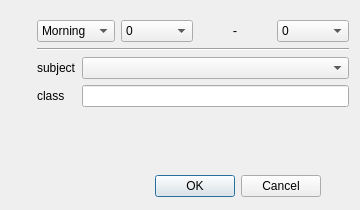
<?xml version="1.0" encoding="UTF-8"?>
<ui version="4.0">
 <class>TimeTableWindow</class>
 <widget class="QDialog" name="TimeTableWindow">
  <property name="geometry">
   <rect>
    <x>0</x>
    <y>0</y>
    <width>360</width>
    <height>210</height>
   </rect>
  </property>
  <property name="windowTitle">
   <string>Dialog</string>
  </property>
  <widget class="QDialogButtonBox" name="buttonBox">
   <property name="geometry">
    <rect>
     <x>-20</x>
     <y>170</y>
     <width>341</width>
     <height>32</height>
    </rect>
   </property>
   <property name="orientation">
    <enum>Qt::Horizontal</enum>
   </property>
   <property name="standardButtons">
    <set>QDialogButtonBox::Cancel|QDialogButtonBox::Ok</set>
   </property>
  </widget>
  <widget class="QWidget" name="layoutWidget">
   <property name="geometry">
    <rect>
     <x>28</x>
     <y>20</y>
     <width>321</width>
     <height>131</height>
    </rect>
   </property>
   <layout class="QGridLayout" name="gridLayout">
    <property name="leftMargin">
     <number>9</number>
    </property>
    <item row="0" column="0">
     <widget class="QComboBox" name="part_day_edit">
      <item>
       <property name="text">
        <string>Morning</string>
       </property>
      </item>
      <item>
       <property name="text">
        <string>Aftenoon</string>
       </property>
      </item>
     </widget>
    </item>
    <item row="0" column="1">
     <widget class="QComboBox" name="begin_edit">
      <item>
       <property name="text">
        <string>0</string>
       </property>
      </item>
      <item>
       <property name="text">
        <string>0.5</string>
       </property>
      </item>
      <item>
       <property name="text">
        <string>1</string>
       </property>
      </item>
      <item>
       <property name="text">
        <string>1.5</string>
       </property>
      </item>
      <item>
       <property name="text">
        <string>2</string>
       </property>
      </item>
      <item>
       <property name="text">
        <string>2.5</string>
       </property>
      </item>
      <item>
       <property name="text">
        <string>3</string>
       </property>
      </item>
      <item>
       <property name="text">
        <string>3.5</string>
       </property>
      </item>
      <item>
       <property name="text">
        <string>4</string>
       </property>
      </item>
     </widget>
    </item>
    <item row="0" column="2">
     <widget class="QLabel" name="separator_label">
      <property name="text">
       <string>&lt;!DOCTYPE HTML PUBLIC &quot;-//W3C//DTD HTML 4.0//EN&quot; &quot;http://www.w3.org/TR/REC-html40/strict.dtd&quot;&gt;
&lt;html&gt;&lt;head&gt;&lt;meta name=&quot;qrichtext&quot; content=&quot;1&quot; /&gt;&lt;style type=&quot;text/css&quot;&gt;
p, li { white-space: pre-wrap; }
&lt;/style&gt;&lt;/head&gt;&lt;body style=&quot; font-family:'Sans'; font-size:10pt; font-weight:400; font-style:normal;&quot;&gt;
&lt;p align=&quot;center&quot; style=&quot; margin-top:0px; margin-bottom:0px; margin-left:0px; margin-right:0px; -qt-block-indent:0; text-indent:0px;&quot;&gt;-&lt;/p&gt;&lt;/body&gt;&lt;/html&gt;</string>
      </property>
     </widget>
    </item>
    <item row="0" column="3">
     <widget class="QComboBox" name="end_edit">
      <item>
       <property name="text">
        <string>0</string>
       </property>
      </item>
      <item>
       <property name="text">
        <string>0.5</string>
       </property>
      </item>
      <item>
       <property name="text">
        <string>1</string>
       </property>
      </item>
      <item>
       <property name="text">
        <string>1.5</string>
       </property>
      </item>
      <item>
       <property name="text">
        <string>2</string>
       </property>
      </item>
      <item>
       <property name="text">
        <string>2.5</string>
       </property>
      </item>
      <item>
       <property name="text">
        <string>3</string>
       </property>
      </item>
      <item>
       <property name="text">
        <string>3.5</string>
       </property>
      </item>
      <item>
       <property name="text">
        <string>4</string>
       </property>
      </item>
     </widget>
    </item>
    <item row="1" column="0" colspan="4">
     <widget class="Line" name="line">
      <property name="orientation">
       <enum>Qt::Horizontal</enum>
      </property>
     </widget>
    </item>
    <item row="2" column="0" colspan="4">
     <layout class="QFormLayout" name="formLayout">
      <property name="fieldGrowthPolicy">
       <enum>QFormLayout::AllNonFixedFieldsGrow</enum>
      </property>
      <item row="0" column="1">
       <widget class="QComboBox" name="subject_edit"/>
      </item>
      <item row="1" column="0">
       <widget class="QLabel" name="class_label">
        <property name="text">
         <string>class</string>
        </property>
       </widget>
      </item>
      <item row="1" column="1">
       <widget class="QLineEdit" name="class_edit"/>
      </item>
      <item row="0" column="0">
       <widget class="QLabel" name="subject_label">
        <property name="text">
         <string>subject</string>
        </property>
       </widget>
      </item>
     </layout>
    </item>
   </layout>
  </widget>
 </widget>
 <resources/>
 <connections>
  <connection>
   <sender>buttonBox</sender>
   <signal>accepted()</signal>
   <receiver>TimeTableWindow</receiver>
   <slot>accept()</slot>
   <hints>
    <hint type="sourcelabel">
     <x>248</x>
     <y>254</y>
    </hint>
    <hint type="destinationlabel">
     <x>157</x>
     <y>274</y>
    </hint>
   </hints>
  </connection>
  <connection>
   <sender>buttonBox</sender>
   <signal>rejected()</signal>
   <receiver>TimeTableWindow</receiver>
   <slot>reject()</slot>
   <hints>
    <hint type="sourcelabel">
     <x>316</x>
     <y>260</y>
    </hint>
    <hint type="destinationlabel">
     <x>286</x>
     <y>274</y>
    </hint>
   </hints>
  </connection>
 </connections>
</ui>
